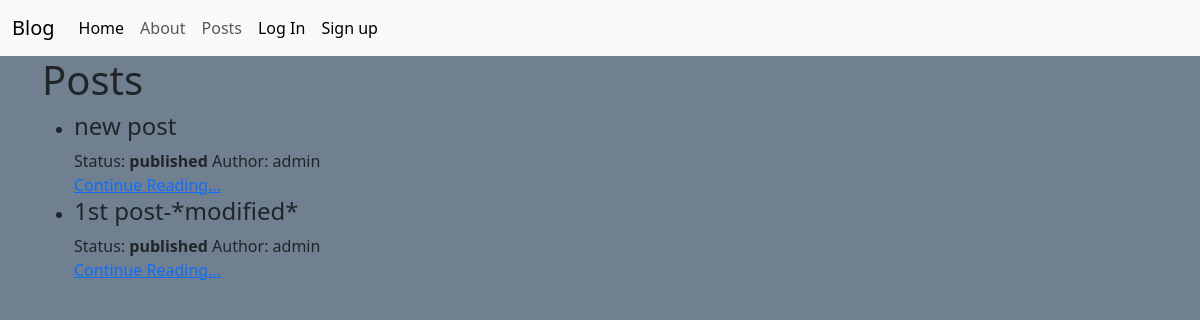
Page /posts/list/ on the earlier database version.
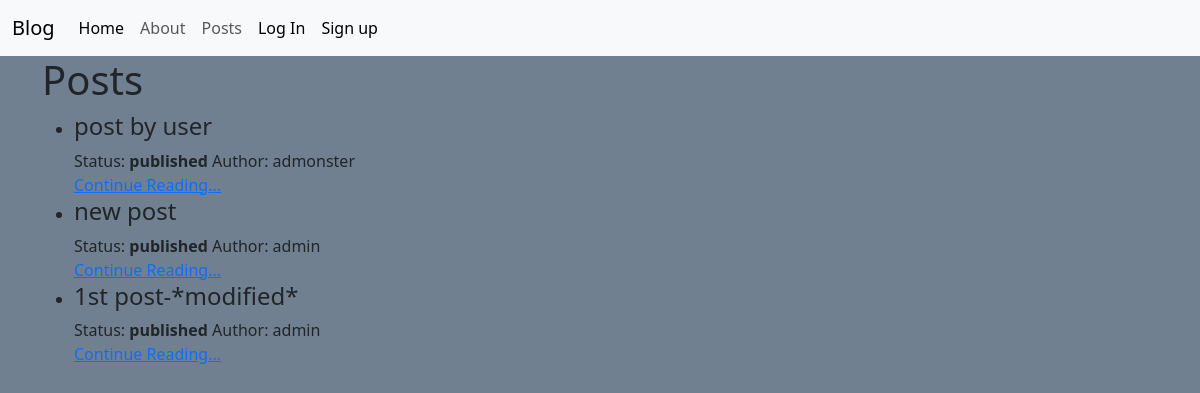
Same page on the later database version.
### posts/models.py (models this page shows, shortened)
class Post(models.Model):
    title = models.CharField(max_length=128)
    subtitle = models.CharField(max_length=256)
    body = models.TextField()
    created_on = models.DateTimeField(auto_now_add=True)
    author = models.ForeignKey(
        get_user_model(),
        on_delete=models.CASCADE
    )
    status = models.ForeignKey(
        Status,
        on_delete=models.DO_NOTHING
    )
    def __str__(self):
        return f"{self.title} by {self.author}"

class Status(models.Model):
    class Meta:
        verbose_name_plural = "Status"
    name = models.CharField(max_length = 128, unique = True)
    description = models.CharField(max_length=256, help_text="Write a description about the status")
    def __str__(self):
        return f"{self.name}"

### posts/views.py (the view)
# urls.py: path("list/", PostListView.as_view(), name="post_list"),
class PostListView(ListView):
    template_name = "posts/list.html"
    published_status = Status.objects.get(name="published")
    queryset = Post.objects.filter(status=published_status).order_by("created_on").reverse()
    context_object_name = "posts"
    def get_context_data(self, **kwargs):
        context =  super().get_context_data(**kwargs)
        print(context)
        return context

### templates/posts/list.html (shortened to what this page needs)
{% extends 'base.html' %}
{% load static %}
{% block css %}
<link rel="stylesheet" href="{% static 'css/posts.css' %}">
{% endblock %}
{% block content %}
    <h1>Posts</h1>
    <ul>
        {% for post in posts %}
            <li>
                <h4>{{ post.title }}</h4>
                <span>Status: <strong> {{ post.status }}</strong></span>
                <span>Author: </strong>{{ post.author }}</strong><span>
                <br>
                <a href="{% url 'post_detail' post.id %}">Continue Reading...</a>
            </li>
        {% endfor %}
    </ul>
{% endblock %}

Differences in the rows shown:
added Post: title "post by user", status "published", author "admonster"
